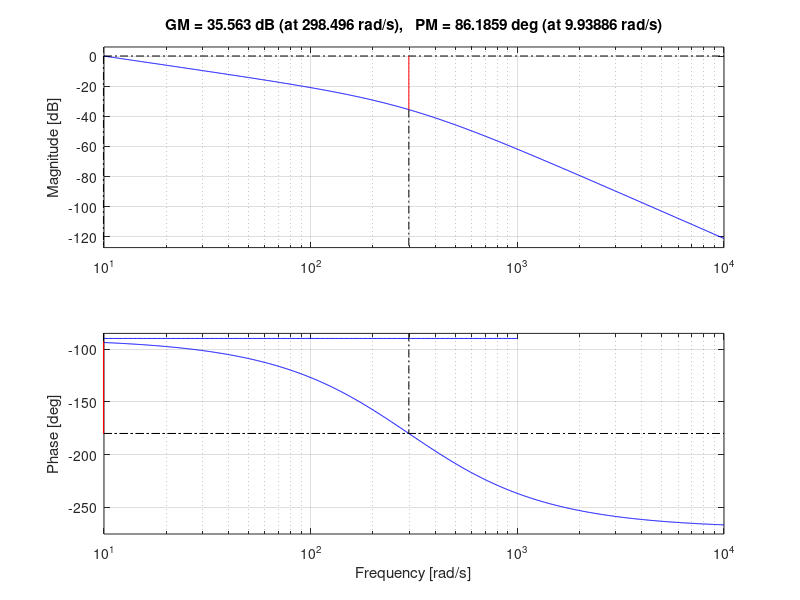
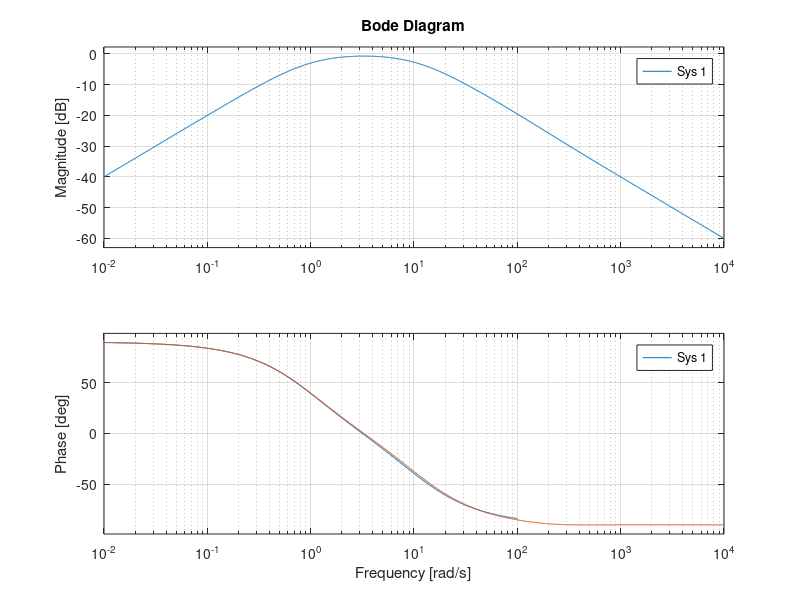
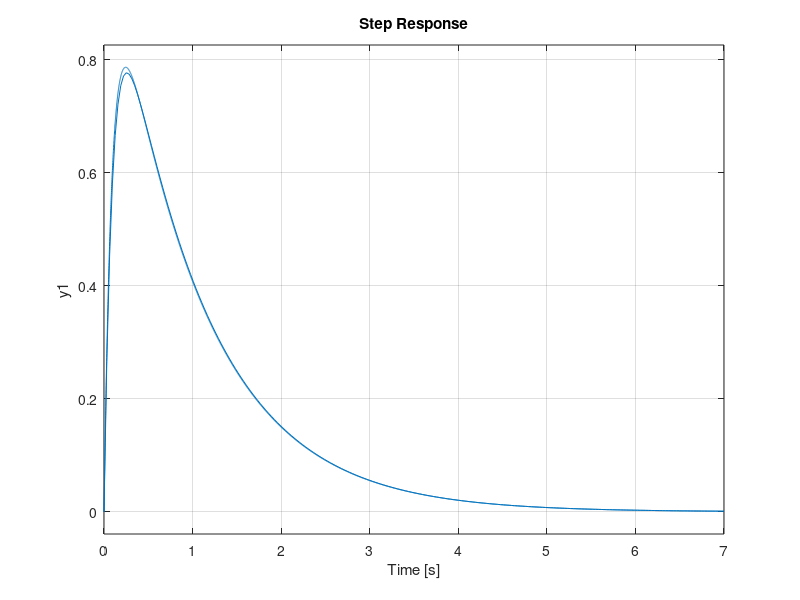
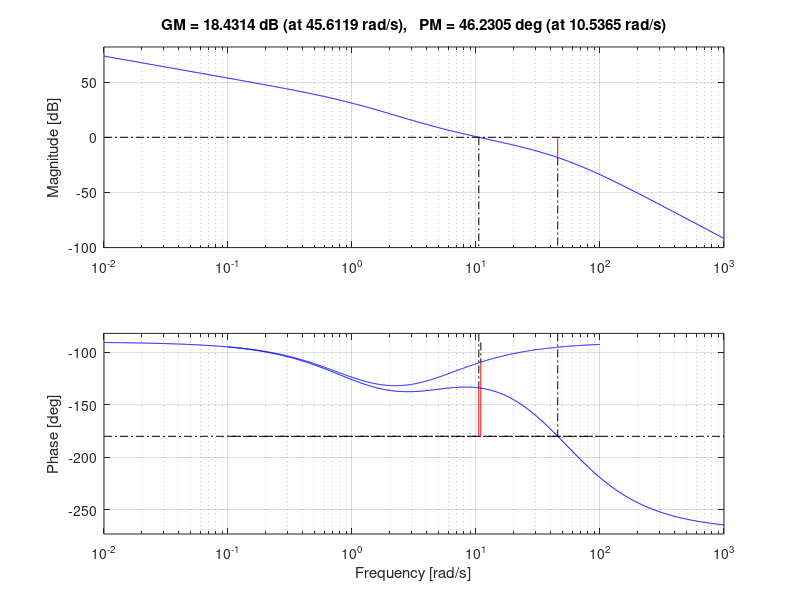

Here is the MATLAB script that generated these plots, in order: (Note: this script raises an error after producing the figures.)
clear;
s = tf('s');
G = 20/((s + 1)*((s/20)^2) + s/20 + 1);
Gd = 10/(s + 1);

%% exe 4.2.1
% calculate cross-over frequency; note: 20log10(mag) > 0
[~, ~, ~, wc] = margin(Gd);
L = wc/s;
Fy = L/G;

% approximation to make controller proper
p1 = 30*wc;
p2 = 30*wc;
Fy_prop = Fy*p1*p2/((s + p1)*(s + p2));

% plot the result
figure(1)
margin(minreal(Fy*G));
hold on;
margin(minreal(Fy_prop*G));

figure(2)
bode(minreal(Gd/(1 + Fy*G)));
hold on;
bode(minreal(Gd/(1 + Fy_prop*G)));

figure(3)
step(minreal(Gd/(1 + Fy*G)));
hold on;
step(minreal(Gd/(1 + Fy_prop*G)));

%% exe 4.2.2
% define integral controller
wi = 0.5*wc;
Fy = (s + wi)*Gd/(s*G);

% approximation to make controller proper
p1 = 5*wc;
p2 = 5*wc;
Fy_prop = Fy*p1*p2/((s + p1)*(s + p2));

% plot the result
figure(4)
margin(minreal(Fy*G));
hold on;
margin(minreal(Fy_prop*G));

figure(5)
bode(minreal(Gd/(1 + Fy*G)));
hold on;
bode(minreal(Gd/(1 + Fy_prop*G)));

figure(6)
step(minreal(Gd/(1 + Fy*G)));
hold on;
step(minreal(Gd/(1 + Fy_prop*G)));

%% exe 4.2.3
% define parameters
pm = 30;
wd = wc + 6;
tau = 0.12;

% construct lead compensator
[~, p_lag] = bode(Fy_prop*G, wd);
p_lead = 180 - (p_lag - pm);
beta = (1 - sin(deg2rad(p_lead)))/(1 + sin(deg2rad(p_lead)));
Td = 1/(wd*sqrt(beta));
F_lead = (Td*s + 1)/(beta*Td*s + 1);
K = 1/abs(evalfr(Fy_prop*G*F_lead, j*wd));
F_lead = K*(Td*s + 1)/(beta*Td*s + 1);

% obtain Fy and Fr
Fy = Fy_prop*F_lead;
Fr = 1/(tau*s + 1);

% plot the results
figure(7)
bode(minreal(1/(1 + Fy*G)));
hold on;
bode(minreal(Fy*G/(1 + Fy*G)));

figure(8)
step(minreal(Fr*Fy*G/(1 + Fy*G)));

figure(9)
step(minreal(Gd/(1 + Fy*G)));





